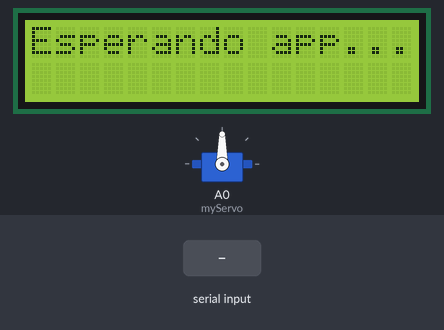
The sketch below on a simulated Arduino Uno, built with avr-gcc and run on an emulated ATmega328P. Parts: 16×2 character LCD, servo. The inputs (shaded band) are chosen by the test bench.

Above: at 2.8 s.
2.9 s: "30,150\n" received over the second serial link
At 3.5 s:
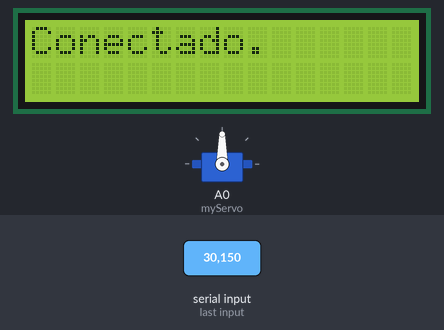
At 8.9 s:
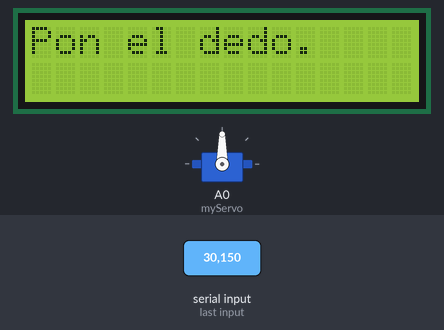
Timing chart, 0 to 10.4 s (numbered marks = the images above; inputs shaded):
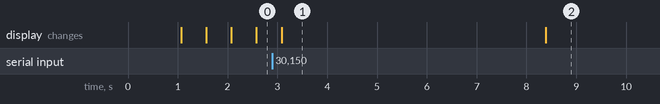

Measured:
- after the input at 2.9 s, the display: changes after 0.18 s (image 1)
- what the display in image 1 shows lasts 5.3 s, from 3.1 s to 8.4 s

The sketch:

codigoDefinitivo.ino
```cpp
// Librerías
#include <Servo.h>                 // Librería Servo
#include <LiquidCrystal.h>         // Librería LCD
#include <SoftwareSerial.h>        // Librería Bluetooth
#include <Adafruit_Fingerprint.h>  // Librería de la huella dactilar

//Def. Pines
const int bt_txd = 2, bt_rxd = 3, lcd_d7 = 4, lcd_d6 = 5, lcd_d5 = 6, lcd_d4 = 7, lcd_en = 8, lcd_rs = 9, finger_green = 13, finger_yellow = 11;

// Declaración Bluetooth
SoftwareSerial BTSerial(bt_txd, bt_rxd);

// Declaración LCD
LiquidCrystal lcd(lcd_rs, lcd_en, lcd_d4, lcd_d5, lcd_d6, lcd_d7);

// Declaración Servo
Servo myServo;

// Declaración Sensor de Huella dactilar
SoftwareSerial FingerSerial(finger_green, finger_yellow);
Adafruit_Fingerprint finger = Adafruit_Fingerprint(&FingerSerial);

int appData = 0;
uint8_t huellaEncontrada = -1;

void setup() {
  // Inicializar bluetooth
  BTSerial.begin(9600);

  // Inicializar pantalla LCD
  lcd.begin(16, 2);

  // Inicializar servo
  myServo.attach(A0);

  myServo.write(0);
  delay(1000);
  myServo.write(90);

  pantallaEspera();
}

void loop() {
  if (BTSerial.available()) {

    appData = BTSerial.read() - '0';

    if (appData == 1) { // Crear huella
      while (!BTSerial.available());
      String numString = "0";
      numString = leerID();
      delay(500);
      if (numString != "0") {
        int numInt = numString.toInt();
        uint8_t id = (uint8_t)numInt;
        while (id != 0 && !crearHuella(id));
        BTSerial.begin(9600);
        BTSerial.write("0");
        BTSerial.flush();
        lcd.clear();
        pantallaEspera();
      }
    } else if (appData == 2) { // Abrir puerta
      abrirPuerta();
      BTSerial.begin(9600);
      BTSerial.write("0");
      BTSerial.flush();
      lcd.clear();
      pantallaEspera();
    } else if (appData == 3) { //Conectado
      escribirEnLCDFijo("Conectado.");
      BTSerial.begin(9600);
      pantallaEspera();
    }
  }
  delay(100);
}

//Funciones auxiliares----------------------------------------------------------------------------

void pantallaEspera() {
  int contadorPuntos = 0;
  lcd.setCursor(0, 0);
  while (!BTSerial.available()) {
    lcd.clear();
    lcd.print("Esperando app");

    for (int i = 0; i < contadorPuntos; i++) {
      lcd.print(".");
    }

    contadorPuntos = (contadorPuntos + 1) % 4;
    delay(500);
  }
}

//------------------------------------------------------------------------------------------------

String leerID() {
  String data = "";
  while (BTSerial.available()) {
    delay(500);
    char c = BTSerial.read();
    data += c;
  }
  return data;
}

//------------------------------------------------------------------------------------------------

void abrirPuerta() {
  finger.begin(57600);

  detectar_sensor();
  delay(500);
  huellaEncontrada = getFingerprintIDez();
  delay(500);
  if (huellaEncontrada != 255) {  //255 es el número de error en unit8_t
    escribirEnLCDFijo("Puerta abierta.");
    controlServo();
  } else {
    escribirEnLCDFijo("Error de huella.");
  }
}

//------------------------------------------------------------------------------------------------

void controlServo() {
  myServo.write(0);  // Abre la puerta
  delay(7000);
  myServo.write(90);  // Cierra la puerta
}

//------------------------------------------------------------------------------------------------

void detectar_sensor() {
  if (finger.verifyPassword()) {
  } else {
    escribirEnLCDFijo("Sensor NO OK. ");
    while (1) {
      delay(1);
    }
  }
}

//------------------------------------------------------------------------------------------------

void escribirEnLCDFijo(String message) {
  lcd.clear();
  lcd.setCursor(0, 0);
  lcd.print(message);
  delay(2000);
}

//------------------------------------------------------------------------------------------------

uint8_t getFingerprintIDez() {
  escribirEnLCDFijo("Pon el dedo.");
  uint8_t p = finger.getImage();
  if (p != FINGERPRINT_OK) return -1;

  p = finger.image2Tz();
  if (p != FINGERPRINT_OK) return -1;

  p = finger.fingerFastSearch();
  if (p != FINGERPRINT_OK) return -1;

  escribirEnLCDFijo("Huella Valida. ");
  return finger.fingerID;
}

//------------------------------------------------------------------------------------------------

uint8_t crearHuella(uint8_t id) {
  int p = -1;
  finger.begin(57600);

  detectar_sensor();
  escribirEnLCDFijo("Pon el dedo.");

  //Se toma una captura de la huella (tantas veces cuantas hagas falta)
  while (p != FINGERPRINT_OK) {
    p = finger.getImage();
  }

  escribirEnLCDFijo("Mantenlo...");

  p = finger.image2Tz(1);
  switch (p) {
    case FINGERPRINT_OK:
      break;
    default:
      escribirEnLCDFijo("Error!");
      escribirEnLCDFijo("Repite proceso");
      return p;
  }

  escribirEnLCDFijo("Retiralo...");

  p = 0;
  while (p != FINGERPRINT_NOFINGER) {
    p = finger.getImage();
  }
  p = -1;

  escribirEnLCDFijo("Pon el dedo.");

  while (p != FINGERPRINT_OK) {
    p = finger.getImage();
  }

  escribirEnLCDFijo("Mantenlo...");

  p = finger.image2Tz(2);
  switch (p) {
    case FINGERPRINT_OK:
      break;
    default:
        escribirEnLCDFijo("Error!");
        escribirEnLCDFijo("Repite proceso");
      return p;
  }

  escribirEnLCDFijo("Retiralo...");

  p = finger.createModel();
  if (p != FINGERPRINT_OK) {
    escribirEnLCDFijo("Error!");
    escribirEnLCDFijo("Repite proceso");
    return p;
  }

  p = finger.storeModel(id);
  if (p != FINGERPRINT_OK) {
      escribirEnLCDFijo("Error!");
      escribirEnLCDFijo("Repite proceso");
    return p;
  }

  escribirEnLCDFijo("Huella guardada.");

  return true;
}
```
